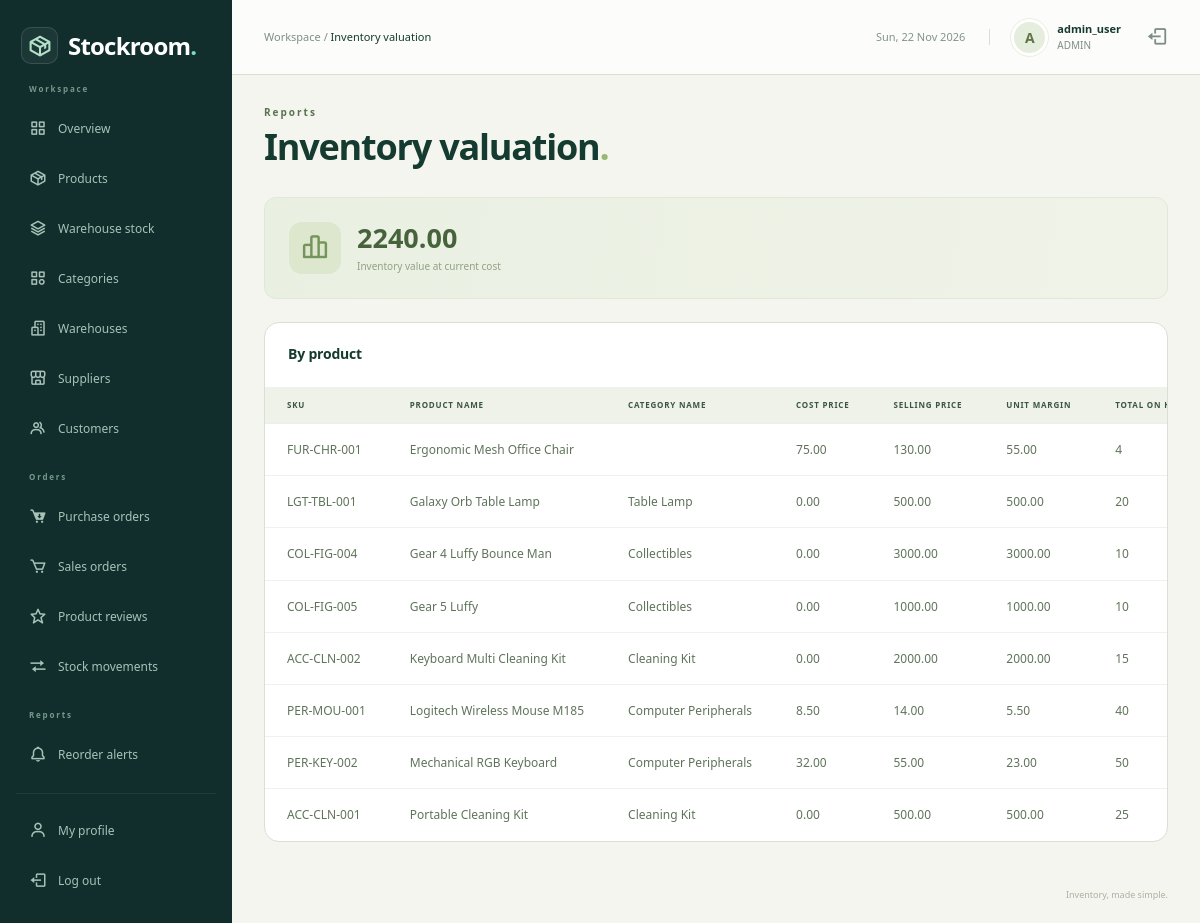
Page /admin/inventory_valuation.php (signed in) on the committed database.
### tables this page shows
CREATE TABLE `users` (
  `user_id` int NOT NULL,
  `username` varchar(50) NOT NULL,
  `email` varchar(100) NOT NULL,
  `password_hash` varchar(255) NOT NULL,
  `role` enum('ADMIN','MANAGER','STAFF','CUSTOMER') NOT NULL DEFAULT 'STAFF',
  `customer_id` int DEFAULT NULL,
  `is_active` tinyint(1) NOT NULL DEFAULT '1',
  `created_at` timestamp NULL DEFAULT CURRENT_TIMESTAMP
);

CREATE TABLE `products` (
  `product_id` int NOT NULL,
  `sku` varchar(50) NOT NULL,
  `barcode` varchar(100) DEFAULT NULL,
  `product_name` varchar(200) NOT NULL,
  `brand` varchar(100) DEFAULT NULL,
  `category_id` int DEFAULT NULL,
  `preferred_supplier_id` int DEFAULT NULL,
  `unit_of_measure` varchar(20) NOT NULL DEFAULT 'pcs',
  `cost_price` decimal(12,2) NOT NULL DEFAULT '0.00',
  `selling_price` decimal(12,2) NOT NULL DEFAULT '0.00',
  `tax_rate` decimal(5,2) NOT NULL DEFAULT '0.00',
  `reorder_point` int NOT NULL DEFAULT '10',
  `reorder_quantity` int NOT NULL DEFAULT '50',
  `product_image` varchar(255) DEFAULT 'default.png',
  `specifications` text,
  `warranty_period` varchar(100) DEFAULT '1 Year Official Warranty',
  `is_featured` tinyint(1) NOT NULL DEFAULT '0',
  `is_active` tinyint(1) NOT NULL DEFAULT '1',
  `created_at` timestamp NULL DEFAULT CURRENT_TIMESTAMP,
  `updated_at` timestamp NULL DEFAULT CURRENT_TIMESTAMP ON UPDATE CURRENT_TIMESTAMP
);

### admin/inventory_valuation.php (called while the page is built, shortened)
<?php
$pageTitle = 'Inventory valuation';
require_once __DIR__ . '/../includes/auth.php';
require_once __DIR__ . '/../config/db.php';
$sql = "SELECT * FROM vw_inventory_valuation ORDER BY product_name,sku";
$rows = mysqli_query($conn, $sql);
$total = mysqli_query($conn, 'SELECT SUM(total_inventory_cost) AS total FROM vw_inventory_valuation');
$value = mysqli_fetch_assoc($total);
include '../includes/workspace.php';
include '../templates/inventory_valuation.php';
include '../includes/end.php';

### includes/auth.php (called while the page is built, shortened)
<?php
require_once __DIR__ . '/../config/db.php';
$user_id = (int) $_SESSION['user_id'];
$sql = "SELECT user_id, username, role, customer_id FROM users WHERE user_id=$user_id AND is_active=1";
$users = mysqli_query($conn, $sql);
$account = mysqli_fetch_assoc($users);

### includes/profile_data.php (called while the page is built, shortened)
<?php
function profile_ensure_table($conn)
{
    $ready = false;
    $found = mysqli_query($conn, "SHOW TABLES LIKE 'user_profiles'");
    if ($found) {
        if (mysqli_num_rows($found) > 0) {
            $ready = true;
        }
    }
    return $ready;
}
function profile_header_info($conn, $user_id)
{
    $info = array('name' => '', 'avatar' => '');
    if (profile_ensure_table($conn) == false) {
        return $info;
    }
    $rows = db_rows($conn, 'SELECT full_name, avatar FROM user_profiles WHERE user_id=' . (int) $user_id);
    return $info;
}
function profile_avatar_url($stored, $prefix = '')
{
    $stored = trim((string) $stored);
    if ($stored == '') {
        return '';
    }
    return $prefix . 'uploads/avatars/' . rawurlencode($stored);
}

### includes/helpers.php (called while the page is built, shortened)
<?php
if (function_exists('db_rows') == false) {
    function db_rows($conn, $sql)
    {
        $rows = array();
        $result = mysqli_query($conn, $sql);
        return $rows;
    }
}

### templates/inventory_valuation.php (the view, shortened to what this page needs)
<div class="records-banner"><span class="records-banner-icon"><i class="bx bx-bar-chart-alt-2"></i></span><div><strong><?php echo $value['total']; ?></strong><span>Inventory value at current cost</span></div></div>
<section class="surface records-surface"><div class="section-heading"><h2>By product</h2></div>
<div class="table-responsive"><table class="table inventory-table records-table">
<thead><tr><th>Sku</th><th>Product name</th><th>Category name</th><th>Cost price</th><th>Selling price</th><th>Unit margin</th><th>Total on hand</th><th>Total reserved</th><th>Available to sell</th><th>Total inventory cost</th></tr></thead>
<tbody>
<?php while ($row = mysqli_fetch_assoc($rows)) { ?>
<tr>
    <td><?php echo htmlspecialchars($row['sku']); ?></td>
    <td><?php echo htmlspecialchars($row['product_name']); ?></td>
    <td><?php if (isset($row['category_name'])) { echo htmlspecialchars($row['category_name']); } ?></td>
    <td><?php echo htmlspecialchars($row['cost_price']); ?></td>
    <td><?php echo htmlspecialchars($row['selling_price']); ?></td>
    <td><?php echo htmlspecialchars($row['unit_margin']); ?></td>
    <td><?php echo htmlspecialchars($row['total_on_hand']); ?></td>
</tr>
<?php } ?>
</tbody></table></div>
</section>

### includes/topbar.php (shortened to what this page needs)
<?php
require_once __DIR__ . '/profile_data.php';
$topbar_profile = profile_header_info($conn, (int) $account['user_id']);
$topbar_name = $account['username'];
$topbar_avatar = profile_avatar_url($topbar_profile['avatar'], '../');
?>
<header class="topbar">
    <div class="d-flex align-items-center gap-3">
        <span class="breadcrumb-label">Workspace / <strong><?php echo htmlspecialchars($pageTitle); ?></strong></span>
    </div>
    <div class="topbar-account">
        <span class="topbar-date"><?php echo date('D, d M Y'); ?></span>
        <a class="account-link" href="profile.php" title="My profile">
            <?php if ($topbar_avatar != '') { ?>
            <img class="avatar" style="object-fit:cover" src="<?php echo htmlspecialchars($topbar_avatar); ?>" alt="">
            <?php } else { ?>
            <span class="avatar"><?php echo htmlspecialchars(substr($topbar_name, 0, 1)); ?></span>
            <?php } ?>
            <div><strong><?php echo htmlspecialchars($topbar_name); ?></strong><small><?php echo htmlspecialchars($account['role']); ?></small></div>
        </a>
        <a href="logout.php" class="topbar-logout" aria-label="Log out"><i class="bx bx-log-out" aria-hidden="true"></i></a>
    </div>
</header>

### assets/css/admin.css (style rules this page uses)
:root { --navy: #142c38; --teal: #137e73; --ink: #213640; --muted: #74818b; --line: #e7ecef; }
* { box-sizing: border-box; }
body { margin: 0; font-family: 'Segoe UI', Arial, sans-serif; font-size: 14px; color: var(--ink); background: #f5f7f9; }
a { text-decoration: none; }
button, a, input { -webkit-tap-highlight-color: transparent; }
.topbar { height: 82px; margin-left: 240px; padding: 0 38px; background: #fff; border-bottom: 1px solid var(--line); display: flex; align-items: center; justify-content: space-between; gap: 15px; }
.breadcrumb-label { color: var(--muted); font-size: 13px; }
.breadcrumb-label strong { color: var(--ink); font-weight: 500; }
.topbar-account { display: flex; align-items: center; gap: 11px; }
.topbar-account strong { display: block; font-weight: 600; font-size: 13px; }
.topbar-account small { color: var(--muted); font-size: 11px; display: block; }
.avatar { display: inline-grid; place-items: center; width: 37px; height: 37px; border-radius: 50%; background: #e2f1eb; color: #287864; font-weight: 700; text-transform: uppercase; }
.topbar-logout { color: var(--muted); font-size: 22px; margin-left: 14px; }
.inventory-table { font-size: 12px; margin-bottom: 0; }
.inventory-table thead th { color: #7c8991; font-size: 10px; text-transform: uppercase; letter-spacing: .6px; font-weight: 600; background: #fafbfc; padding: 13px 22px; border-color: var(--line); white-space: nowrap; }
.inventory-table td { padding: 20px 22px; border-color: var(--line); vertical-align: middle; color: #61727d; }
.inventory-table tr:last-child td { border: 0; }

### assets/css/dashboard.css (style rules this page uses)
.workspace-page { --navy: #112e2d; --teal: #278575; --ink: #243c39; --muted: #7f8d89; --line: #e6ebe7; background: #f5f6f3; }
.workspace-page .topbar { margin-left: 232px; height: 75px; padding: 0 32px; background: #ffffffc9; }
.workspace-page .breadcrumb-label { font-size: 11px; }
.topbar-date { color: #83938a; font-size: 11px; padding-right: 24px; border-right: 1px solid var(--line); margin-right: 10px; }
.account-link { display: flex; gap: 9px; align-items: center; color: var(--ink); }
.workspace-page .avatar { background: #e5eddd; color: #617447; border: 3px solid #fff; outline: 1px solid #e9eee7; }
.workspace-page .topbar-account strong { font-size: 11px; }
.workspace-page .topbar-account small { font-size: 10px; }
.surface { background: #fff; border: 1px solid var(--line); border-radius: 12px; min-width: 0; }
.section-heading { display: flex; align-items: center; justify-content: space-between; gap: 15px; padding: 23px 23px 17px; }
.section-heading h2 { font-size: 14px; font-weight: 650; margin: 0 0 7px; letter-spacing: -.2px; }
.workspace-page .inventory-table { font-size: 10px; }
.workspace-page .inventory-table thead th { background: #f8faf6; color: #9aa593; border-color: #edf0e9; font-size: 8px; padding: 12px 22px; letter-spacing: .8px; }
.workspace-page .inventory-table td { padding: 16px 22px; border-color: #eff2eb; color: #748270; }
.records-banner { display: flex; align-items: center; gap: 16px; background: linear-gradient(100deg,#e9f0e2,#f0f3e8); border: 1px solid #e0e8d7; border-radius: 12px; padding: 24px; margin-bottom: 23px; }
.records-banner-icon { display: grid; place-items: center; width: 52px; height: 52px; border-radius: 13px; background: #dce7ce; font-size: 29px; color: #75945b; }
.records-banner strong { display: block; font-size: 27px; line-height: 1.2; font-weight: 600; color: #46633c; }
.records-banner div > span { display: block; font-size: 10px; color: #91a180; margin-top: 5px; }
.records-table { min-width: 700px; }
.workspace-page .records-table td { max-width: 280px; min-width: 90px; overflow-wrap: anywhere; font-size: 11px; line-height: 1.6; }
.workspace-page .records-table th { font-size: 9px; }
.workspace-page .records-table { width: max-content; min-width: 100%; }
.workspace-page .table-responsive { position: relative; }
.workspace-page .records-table td { white-space: nowrap; overflow-wrap: normal; font-size: 12px; color: #5f745b; }

### assets/css/modules.css (style rules this page uses)
.records-surface { margin-bottom: 1.5rem; }
.records-table td { vertical-align:middle; }
.workspace-page { --ink: #153a30; --line: #d9dfd3; background: #f4f5ef; }
.workspace-page .records-surface { border-radius: 15px; border: 1px solid var(--line); overflow: hidden; }
.workspace-page .records-table thead th { background: #eef2e8; color: #3c5447; }

### rows in the picture
users: username "A", username "admin_user", role "ADMIN"
products: sku "FUR-CHR-001", product_name "Ergonomic Mesh Office Chair", cost_price "75.00", selling_price "130.00", unit_margin "55.00", total_on_hand "4"
products: sku "LGT-TBL-001", product_name "Galaxy Orb Table Lamp", category_name "Table Lamp", cost_price "0.00", selling_price "500.00", unit_margin "500.00", total_on_hand "20"
products: sku "COL-FIG-004", product_name "Gear 4 Luffy Bounce Man", category_name "Collectibles", cost_price "0.00", selling_price "3000.00", unit_margin "3000.00", total_on_hand "10"
products: sku "COL-FIG-005", product_name "Gear 5 Luffy", category_name "Collectibles", cost_price "0.00", selling_price "1000.00", unit_margin "1000.00", total_on_hand "10"
products: sku "ACC-CLN-002", product_name "Keyboard Multi Cleaning Kit", category_name "Cleaning Kit", cost_price "0.00", selling_price "2000.00", unit_margin "2000.00", total_on_hand "15"
products: sku "PER-MOU-001", product_name "Logitech Wireless Mouse M185", category_name "Computer Peripherals", cost_price "8.50", selling_price "14.00", unit_margin "5.50", total_on_hand "40"
products: sku "PER-KEY-002", product_name "Mechanical RGB Keyboard", category_name "Computer Peripherals", cost_price "32.00", selling_price "55.00", unit_margin "23.00", total_on_hand "50"
products: sku "ACC-CLN-001", product_name "Portable Cleaning Kit", category_name "Cleaning Kit", cost_price "0.00", selling_price "500.00", unit_margin "500.00", total_on_hand "25"

### other values in the picture
$pageTitle "Inventory valuation"
$section "Reports"
$value['total'] "2240.00"
